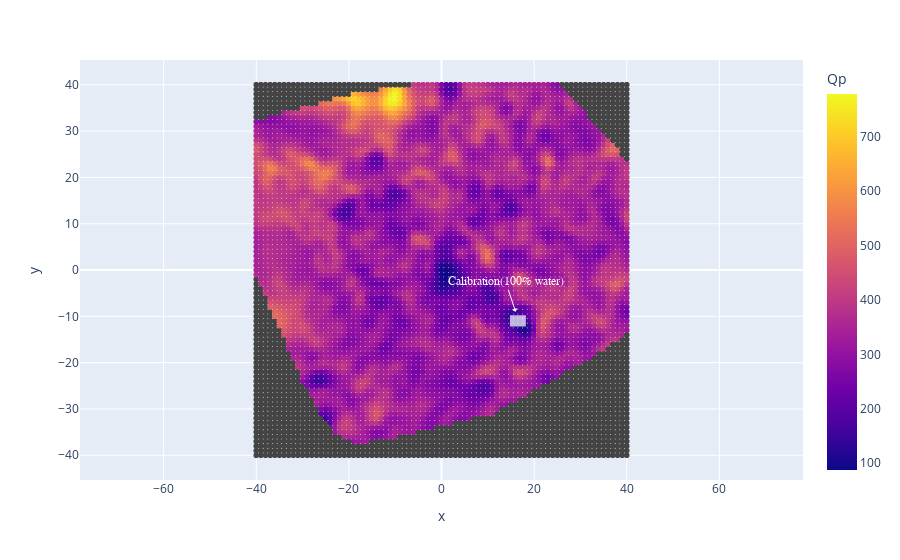

The cell this chart's notebook holds for it:
### Markdown cell above
There are a couple of crucial questions regarding the data.
 - is the calibration point rightly chosen where the white rectangle is? It seems to be relatively consistent down to about 5 km BSL, relative coordinates `x=17, y=-11`
 - are Qp and Qs derived at the same frequency? I have assumed so, but it is not clear and also the Qp/Qs that the model predicts at the same frequency is realatively constant but can vary wildly if the frequency of measurement of Qp and that of Qs vary by up to an order of magnitude. If that is so, there is some really exciting modelling to be done for the inversion. Actually, only need to know if the central frequency at which  the Qp and Qs were calculated might be different, if so, the difference can feed into a grid search.

### Code cell
import plotly.express as px
import plotly.graph_objects as go
xmin, xmax = 15, 18
ymin, ymax = -10, -12
fig = px.scatter(volcanic_data.data[volcanic_data.data['z'] ==-5], x='x', y='y',
              color='Qp')
fig.add_shape(type="rect",
    x0=xmin, y0=ymin, x1=xmax, y1=ymax,
    line=dict(color="White"),
    fillcolor="White",
    opacity=0.7,
)
fig.add_annotation(
            x=16., y=-9,
            text=f"Calibration(100% water)",
            showarrow=True,
            font=dict(
                family="sans-serif",
                size=12,
                color="#ffffff"
            ),
            arrowcolor="#ffffff",
            arrowhead=1)
fig.update_yaxes(
      scaleanchor="x",
      scaleratio=1,
)

fig.show()

### Figure 1 — Plotly figure (JSON) as saved in the notebook; plotly's stock layout.template omitted (floating-point values rounded to 4 significant figures; data arrays with more than 128 entries replaced by an {"elided": "..."} marker saying what was removed)
{"data": [{"hovertemplate": "x=%{x}<br>y=%{y}<br>Qp=%{marker.color}<extra></extra>", "legendgroup": "", "marker": {"color": {"elided": "6561 float values"}, "coloraxis": "coloraxis", "symbol": "circle"}, "mode": "markers", "name": "", "showlegend": false, "type": "scattergl", "x": {"elided": "6561 int values"}, "xaxis": "x", "y": {"elided": "6561 int values"}, "yaxis": "y"}], "layout": {"annotations": [{"arrowcolor": "#ffffff", "arrowhead": 1, "font": {"color": "#ffffff", "family": "sans-serif", "size": 12}, "showarrow": true, "text": "Calibration(100% water)", "x": 16, "y": -9}], "coloraxis": {"colorbar": {"title": {"text": "Qp"}}, "colorscale": [[0, "#0d0887"], [0.1111, "#46039f"], [0.2222, "#7201a8"], [0.3333, "#9c179e"], [0.4444, "#bd3786"], [0.5556, "#d8576b"], [0.6667, "#ed7953"], [0.7778, "#fb9f3a"], [0.8889, "#fdca26"], [1, "#f0f921"]]}, "legend": {"tracegroupgap": 0}, "margin": {"t": 60}, "shapes": [{"fillcolor": "White", "line": {"color": "White"}, "opacity": 0.7, "type": "rect", "x0": 15, "x1": 18, "y0": -10, "y1": -12}], "xaxis": {"anchor": "y", "domain": [0, 1], "title": {"text": "x"}}, "yaxis": {"anchor": "x", "domain": [0, 1], "scaleanchor": "x", "scaleratio": 1, "title": {"text": "y"}}}}
